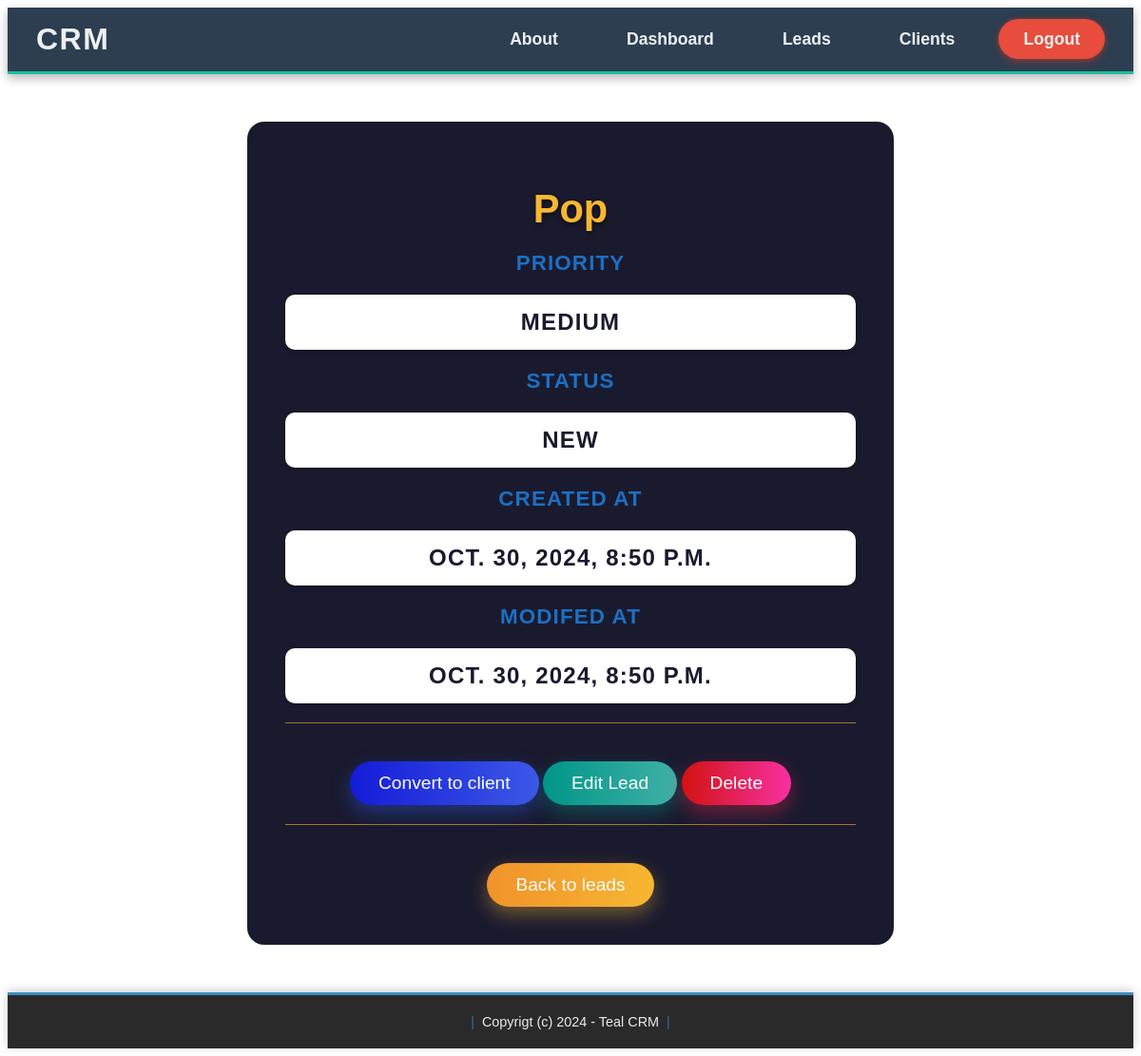
The app's page /leads_detail/19/ (signed in) with its own data.
### catalog/models.py (models this page shows, shortened)
class Lead(models.Model):
    LOW = 'low'
    MEDIUM = 'medium'
    HIGH = 'high'
    CHOICES_PRIORITY = (
        (LOW, 'Low'),
        (MEDIUM, 'Medium'),
        (HIGH, 'High'),
    )
    NEW = 'new'
    CONTACTED = 'contacted'
    WON = 'won'
    LOST = 'lost'
    CHOICES_STATUS = (
        (NEW, 'New'),
        (CONTACTED, 'Contacted'),
        (WON, 'Won'),
        (LOST, 'Lost'),
    )
    name = models.CharField(max_length=255)
    email = models.EmailField()
    description = models.TextField(blank=True, null=True)
    priority = models.CharField(max_length=10, choices=CHOICES_PRIORITY, default=MEDIUM)
    status = models.CharField(max_length=10, choices=CHOICES_STATUS, default=NEW)
    converted_to_client = models.BooleanField(default=False)
    created_by = models.ForeignKey(User, related_name='clients', on_delete=models.CASCADE)
    created_at = models.DateTimeField(auto_now_add=True)
    modified_at = models.DateTimeField(auto_now=True)

### catalog/views.py (the view)
# urls.py: path('leads_detail/<int:id>/', views.leads_detail, name='leads_detail'),
@login_required
def leads_detail(request, id):
    lead = Lead.objects.get(id=id)
    data = {'lead': lead}
    return render(request, 'lead/leads_detail.html', data)

### templates/lead/leads_detail.html (shortened to what this page needs)
{% extends 'base.html' %}
{% load static %}
{% block head %}
    <link rel="stylesheet" href="{% static 'hom_leads.css' %}">
    <link rel="stylesheet" href="{% static 'leads_details.css' %}">
{% endblock %}
{% block content %}
<div class="lead-card">
    <h1>{{ lead.name }}</h1>
    <p>Priority</p>
    <p class="value">{{ lead.get_priority_display }}</p>
    <p>Status</p>
    <p class="value">{{ lead.get_status_display }}</p>
    <p>Created at</p>
    <p class="value">{{ lead.created_at }}</p>
    <p>Modifed at</p>
    <p class="value">{{ lead.modified_at }}</p>
    <hr>
    <a class="convert" href="{% url 'convert_lead' lead.id %}">Convert to client</a>
    <a class="edit" href="{% url 'leads_edit' lead.id %}">Edit Lead</a>
    <a class="delete" href="{% url 'leads_delete' lead.id %}">Delete</a>
    <hr>
    <a class="back" href="{% url 'leads_list' %}">Back to leads</a>
</div>
{% endblock %}

### catalog/static/leads_details.css (style rules this page uses)
.lead-card { background-color: #1a1a2e; border-radius: 18px; padding: 40px; max-width: 600px; box-shadow: 0 15px 35px rgba(255, 255, 255, 0.1); margin: 50px auto; text-align: center; font-family: 'Arial', sans-serif; color: #f5f5f5; transition: transform 0.3s, box-shadow 0.3s; }
.lead-card h1 { font-size: 2.6rem; color: #f7b731; margin-bottom: 20px; text-shadow: 0 2px 4px rgba(0, 0, 0, 0.6); }
.lead-card p { font-size: 1.4rem; color: #1c70c4; font-weight: 600; margin: 20px 0 10px; text-transform: uppercase; letter-spacing: 0.05em; }
.lead-card .value { font-size: 1.5rem; color: #1a1a2e; background-color: #ffffff; padding: 15px; border-radius: 10px; margin-bottom: 20px; box-shadow: 0 2px 4px rgba(0, 0, 0, 0.2); transition: transform 0.3s, box-shadow 0.3s; }
.lead-card hr { border: none; height: 1px; background: #f7b731; opacity: 0.6; margin: 20px 0; }
.lead-card a.edit { display: inline-block; margin-top: 20px; padding: 12px 30px; font-size: 1.2rem; color: #ffffff; text-decoration: none; border-radius: 50px; background: linear-gradient(90deg, #009688, #80cbc4); background-size: 200%; transition: background-position 0.5s, box-shadow 0.3s, transform 0.3s; box-shadow: 0 8px 20px rgba(0, 151, 139, 0.4); }
.lead-card a.delete { display: inline-block; margin-top: 20px; padding: 12px 30px; font-size: 1.2rem; color: #ffffff; text-decoration: none; border-radius: 50px; background: linear-gradient(90deg, #d21212, #f731a1, #f02b4f); background-size: 200%; transition: background-position 0.5s, box-shadow 0.3s, transform 0.3s; box-shadow: 0 8px 20px rgba(240, 43, 79, 0.4); }
.lead-card a.convert { display: inline-block; margin-top: 20px; padding: 12px 30px; font-size: 1.2rem; color: #ffffff; text-decoration: none; border-radius: 50px; background: linear-gradient(90deg, #141cd7, #3c58e7, #25459b); background-size: 200%; transition: background-position 0.5s, box-shadow 0.3s, transform 0.3s; box-shadow: 0 8px 20px rgba(43, 89, 240, 0.4); }
.lead-card a.back.back { display: inline-block; margin-top: 20px; padding: 12px 30px; font-size: 1.2rem; color: #ffffff; text-decoration: none; border-radius: 50px; background: linear-gradient(90deg, #f0932b, #f7b731, #f0932b); background-size: 200%; transition: background-position 0.5s, box-shadow 0.3s, transform 0.3s; box-shadow: 0 8px 20px rgba(247, 183, 49, 0.4); }

### records on screen
Lead: name "Pop", priority "MEDIUM", status "NEW", created_at "OCT. 30, 2024, 8:50 P.M.", modified_at "OCT. 30, 2024, 8:50 P.M."
